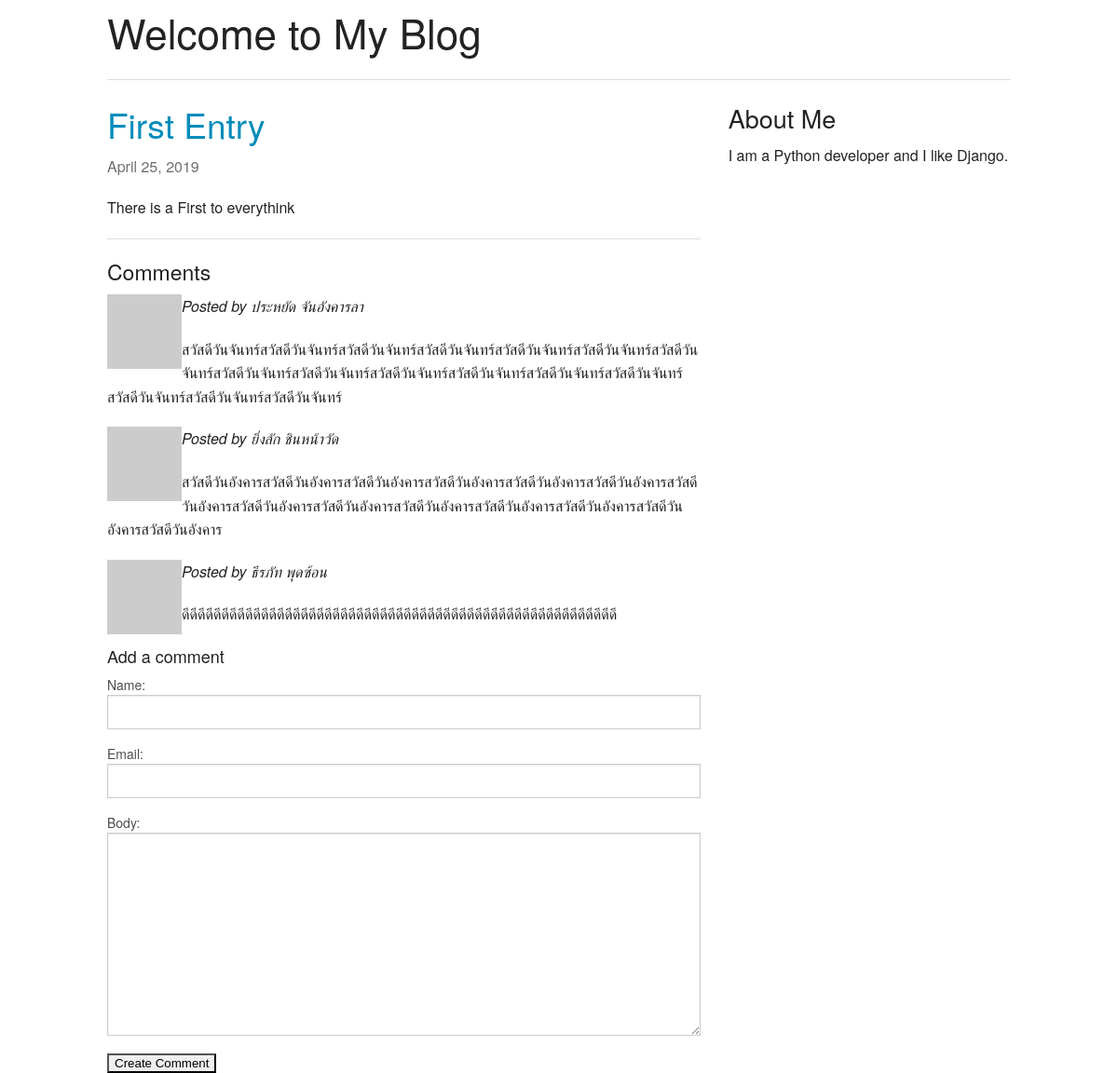
/2019/4/25/1-/, run on an earlier commit of the app's database.
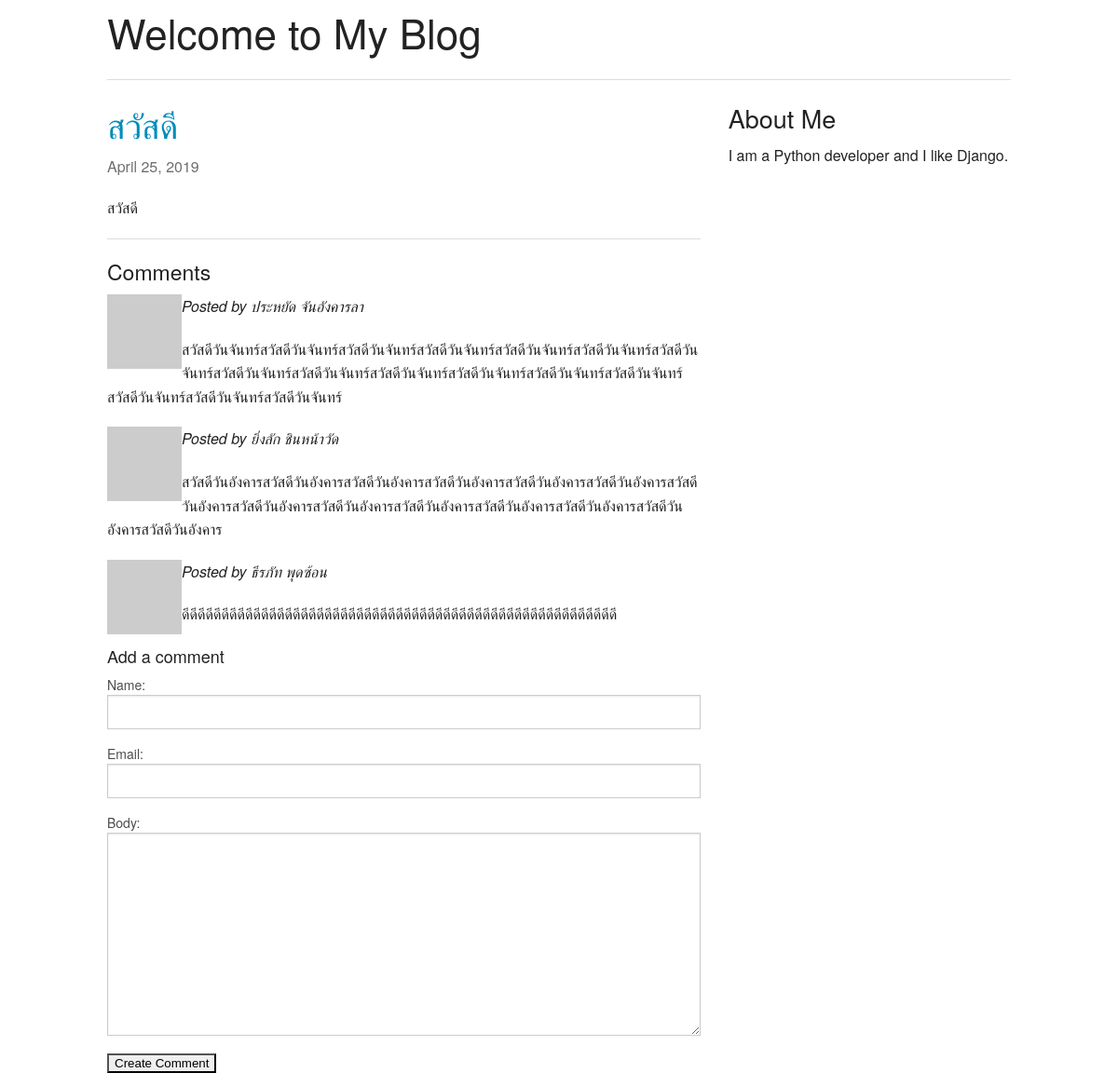
And on a later commit of the database.
### blog/models.py (models this page shows, shortened)
class Entry(models.Model):
    title = models.CharField(max_length=500)
    author = models.ForeignKey('auth.User',
        on_delete=models.DO_NOTHING,)##ใส่ตรงนี้แก้error
    body = models.TextField()
    created_at = models.DateTimeField(auto_now_add=True, editable=False)
    modified_at = models.DateTimeField(auto_now=True, editable=False)
    slug = models.SlugField(default='', editable=False)
    class Meta:
        verbose_name_plural = "entries"
    def get_absolute_url(self):
        kwargs = {'year': self.created_at.year,
                'month': self.created_at.month,
                'day': self.created_at.day,
                'slug': self.slug,
                'pk': self.pk}
        return reverse('entry_detail', kwargs=kwargs)

### blog/views.py (the view, shortened to what this page needs)
# urls.py: url(r'^(?P<year>\d{4})/(?P<month>\d{1,2})/(?P<day>\d{1,2})/(?P<pk>\d+)-(?P<slug>[-\w]*)/$', views.EntryDetail.as_view(), name='entry_detail'),
class EntryDetail(CreateView):
    model = Entry
    template_name = 'blog/entry_detail.html'
    form_class = CommentForm
    def get_form_kwargs(self):
        kwargs = super().get_form_kwargs()
        kwargs['entry'] = self.get_object()
        return kwargs
    def get_context_data(self, **kwargs):
        d = super().get_context_data(**kwargs)
        d['entry'] = self.get_object()
        return d

### blog/forms.py (shortened to what this page needs)
class CommentForm(forms.ModelForm):
    class Meta:
        model = Comment
        fields = ('name', 'email', 'body')
    def __init__(self, *args, **kwargs):
        self.entry = kwargs.pop('entry')   # the blog entry instance
        super().__init__(*args, **kwargs)

### blog/models.py (called while the page is built)
    def __str__(self):
        return self.body

    def gravatar_url(self):
        md5 = hashlib.md5(self.email.encode())
        digest = md5.hexdigest()
        return 'http://www.gravatar.com/avatar/{}'.format(digest)

### templates/blog/entry_detail.html (shortened to what this page needs)
{% extends "base.html" %}
{% block content %}
    {% include "_entry.html" with entry=entry only %}
    <hr>
    <h4>Comments</h4>
    {% for comment in entry.comment_set.all %}
        <p>
            <em>Posted by {{ comment.name }}</em>
            <img src="{{ comment.gravatar_url }}" align="left">
        </p>
        {{ comment|linebreaks }}
    {% empty %}
        No comments yet.
    {% endfor %}
    <h5>Add a comment</h5>
    <form method="post">
        {{ form.as_table }}
        <input type="submit" value="Create Comment">
    </form>
{% endblock %}

### templates/_entry.html (shortened to what this page needs)
<article>
    <h2><a href="{{ entry.get_absolute_url }}">{{ entry.title }}</a></h2>
    <p class="subheader">
        <time>{{ entry.modified_at|date }}</time>
    </p>
    {{ entry.body|linebreaks }}
</article>

What changed in the data, as far as the page shows it:
changed Entry: title "First Entry" → "สวัสดี"; body "There is a First to everythink" → "สวัสดี"
